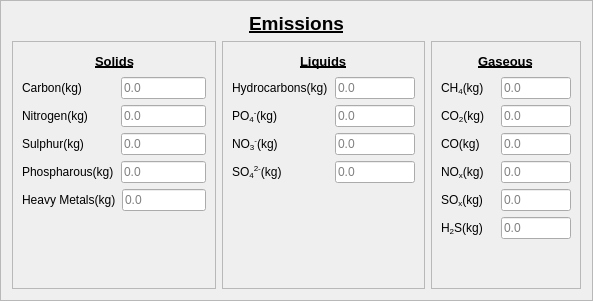
          <widget class="QFrame" name="frame_2">
           <property name="styleSheet">
            <string notr="true">background: none;</string>
           </property>
           <property name="frameShape">
            <enum>QFrame::StyledPanel</enum>
           </property>
           <property name="frameShadow">
            <enum>QFrame::Raised</enum>
           </property>
           <layout class="QGridLayout" name="gridLayout_6">
            <item row="0" column="0">
             <layout class="QHBoxLayout" name="horizontalLayout_26">
              <item>
               <spacer name="horizontalSpacer_9">
                <property name="orientation">
                 <enum>Qt::Horizontal</enum>
                </property>
                <property name="sizeHint" stdset="0">
                 <size>
                  <width>40</width>
                  <height>20</height>
                 </size>
                </property>
               </spacer>
              </item>
              <item>
               <widget class="QLabel" name="label_23">
                <property name="font">
                 <font>
                  <pointsize>14</pointsize>
                  <weight>75</weight>
                  <bold>true</bold>
                  <underline>true</underline>
                 </font>
                </property>
                <property name="text">
                 <string>Emissions</string>
                </property>
               </widget>
              </item>
              <item>
               <spacer name="horizontalSpacer_10">
                <property name="orientation">
                 <enum>Qt::Horizontal</enum>
                </property>
                <property name="sizeHint" stdset="0">
                 <size>
                  <width>40</width>
                  <height>20</height>
                 </size>
                </property>
               </spacer>
              </item>
             </layout>
            </item>
            <item row="1" column="0">
             <layout class="QHBoxLayout" name="horizontalLayout_20" stretch="1,1,1">
              <item>
               <widget class="QFrame" name="frame_7">
                <property name="frameShape">
                 <enum>QFrame::StyledPanel</enum>
                </property>
                <property name="frameShadow">
                 <enum>QFrame::Raised</enum>
                </property>
                <layout class="QGridLayout" name="gridLayout_4">
                 <item row="0" column="0">
                  <layout class="QHBoxLayout" name="horizontalLayout_27">
                   <item>
                    <spacer name="horizontalSpacer_11">
                     <property name="orientation">
                      <enum>Qt::Horizontal</enum>
                     </property>
                     <property name="sizeHint" stdset="0">
                      <size>
                       <width>40</width>
                       <height>20</height>
                      </size>
                     </property>
                    </spacer>
                   </item>
                   <item>
                    <widget class="QLabel" name="label_24">
                     <property name="font">
                      <font>
                       <pointsize>10</pointsize>
                       <weight>75</weight>
                       <bold>true</bold>
                       <underline>true</underline>
                      </font>
                     </property>
                     <property name="text">
                      <string>Solids</string>
                     </property>
                    </widget>
                   </item>
                   <item>
                    <spacer name="horizontalSpacer_12">
                     <property name="orientation">
                      <enum>Qt::Horizontal</enum>
                     </property>
                     <property name="sizeHint" stdset="0">
                      <size>
                       <width>40</width>
                       <height>20</height>
                      </size>
                     </property>
                    </spacer>
                   </item>
                  </layout>
                 </item>
                 <item row="1" column="0">
                  <layout class="QHBoxLayout" name="horizontalLayout_8">
                   <item>
                    <widget class="QLabel" name="label_7">
                     <property name="text">
                      <string>Carbon(kg)</string>
                     </property>
                    </widget>
                   </item>
                   <item>
                    <widget class="QLineEdit" name="lineEdit_4">
                     <property name="maximumSize">
                      <size>
                       <width>85</width>
                       <height>16777215</height>
                      </size>
                     </property>
                     <property name="text">
                      <string/>
                     </property>
                     <property name="placeholderText">
                      <string>0.0</string>
                     </property>
                    </widget>
                   </item>
                  </layout>
                 </item>
                 <item row="2" column="0">
                  <layout class="QHBoxLayout" name="horizontalLayout_9">
                   <item>
                    <widget class="QLabel" name="label_8">
                     <property name="text">
                      <string>Nitrogen(kg)</string>
                     </property>
                    </widget>
                   </item>
                   <item>
                    <widget class="QLineEdit" name="lineEdit_5">
                     <property name="maximumSize">
                      <size>
                       <width>85</width>
                       <height>16777215</height>
                      </size>
                     </property>
                     <property name="text">
                      <string/>
                     </property>
                     <property name="placeholderText">
                      <string>0.0</string>
                     </property>
                    </widget>
                   </item>
                  </layout>
                 </item>
                 <item row="3" column="0">
                  <layout class="QHBoxLayout" name="horizontalLayout_10">
                   <item>
                    <widget class="QLabel" name="label_9">
                     <property name="text">
                      <string>Sulphur(kg) </string>
                     </property>
                    </widget>
                   </item>
                   <item>
                    <widget class="QLineEdit" name="lineEdit_6">
                     <property name="maximumSize">
                      <size>
                       <width>85</width>
                       <height>16777215</height>
                      </size>
                     </property>
                     <property name="text">
                      <string/>
                     </property>
                     <property name="placeholderText">
                      <string>0.0</string>
                     </property>
                    </widget>
                   </item>
                  </layout>
                 </item>
                 <item row="4" column="0">
                  <layout class="QHBoxLayout" name="horizontalLayout_42">
                   <item>
                    <widget class="QLabel" name="label_38">
                     <property name="text">
                      <string>Phospharous(kg)</string>
                     </property>
                    </widget>
                   </item>
                   <item>
                    <widget class="QLineEdit" name="lineEdit_26">
                     <property name="maximumSize">
                      <size>
                       <width>85</width>
                       <height>16777215</height>
                      </size>
                     </property>
                     <property name="text">
                      <string/>
                     </property>
                     <property name="placeholderText">
                      <string>0.0</string>
                     </property>
                    </widget>
                   </item>
                  </layout>
                 </item>
                 <item row="5" column="0">
                  <layout class="QHBoxLayout" name="horizontalLayout_43">
                   <item>
                    <widget class="QLabel" name="label_39">
                     <property name="text">
                      <string>Heavy Metals(kg)</string>
                     </property>
                    </widget>
                   </item>
                   <item>
                    <widget class="QLineEdit" name="lineEdit_27">
                     <property name="maximumSize">
                      <size>
                       <width>85</width>
                       <height>16777215</height>
                      </size>
                     </property>
                     <property name="text">
                      <string/>
                     </property>
                     <property name="placeholderText">
                      <string>0.0</string>
                     </property>
                    </widget>
                   </item>
                  </layout>
                 </item>
                 <item row="6" column="0">
                  <spacer name="verticalSpacer_4">
                   <property name="orientation">
                    <enum>Qt::Vertical</enum>
                   </property>
                   <property name="sizeHint" stdset="0">
                    <size>
                     <width>20</width>
                     <height>40</height>
                    </size>
                   </property>
                  </spacer>
                 </item>
                </layout>
               </widget>
              </item>
              <item>
               <widget class="QFrame" name="frame_8">
                <property name="frameShape">
                 <enum>QFrame::StyledPanel</enum>
                </property>
                <property name="frameShadow">
                 <enum>QFrame::Raised</enum>
                </property>
                <layout class="QGridLayout" name="gridLayout">
                 <item row="0" column="0">
                  <layout class="QHBoxLayout" name="horizontalLayout_28">
                   <item>
                    <spacer name="horizontalSpacer_13">
                     <property name="orientation">
                      <enum>Qt::Horizontal</enum>
                     </property>
                     <property name="sizeHint" stdset="0">
                      <size>
                       <width>40</width>
                       <height>20</height>
                      </size>
                     </property>
                    </spacer>
                   </item>
                   <item>
                    <widget class="QLabel" name="label_25">
                     <property name="font">
                      <font>
                       <pointsize>10</pointsize>
                       <weight>75</weight>
                       <bold>true</bold>
                       <underline>true</underline>
                      </font>
                     </property>
                     <property name="text">
                      <string>Liquids</string>
                     </property>
                    </widget>
                   </item>
                   <item>
                    <spacer name="horizontalSpacer_14">
                     <property name="orientation">
                      <enum>Qt::Horizontal</enum>
                     </property>
                     <property name="sizeHint" stdset="0">
                      <size>
                       <width>40</width>
                       <height>20</height>
                      </size>
                     </property>
                    </spacer>
                   </item>
                  </layout>
                 </item>
                 <item row="1" column="0">
                  <layout class="QHBoxLayout" name="horizontalLayout_11">
                   <item>
                    <widget class="QLabel" name="label_10">
                     <property name="text">
                      <string>Hydrocarbons(kg)</string>
                     </property>
                    </widget>
                   </item>
                   <item>
                    <widget class="QLineEdit" name="lineEdit_7">
                     <property name="maximumSize">
                      <size>
                       <width>80</width>
                       <height>16777215</height>
                      </size>
                     </property>
                     <property name="text">
                      <string/>
                     </property>
                     <property name="placeholderText">
                      <string>0.0</string>
                     </property>
                    </widget>
                   </item>
                  </layout>
                 </item>
                 <item row="2" column="0">
                  <layout class="QHBoxLayout" name="horizontalLayout_39">
                   <item>
                    <widget class="QLabel" name="label_35">
                     <property name="text">
                      <string>PO&lt;sub&gt;4&lt;/sub&gt;&lt;sup&gt;-&lt;/sup&gt;(kg)</string>
                     </property>
                    </widget>
                   </item>
                   <item>
                    <widget class="QLineEdit" name="lineEdit_23">
                     <property name="maximumSize">
                      <size>
                       <width>80</width>
                       <height>16777215</height>
                      </size>
                     </property>
                     <property name="text">
                      <string/>
                     </property>
                     <property name="placeholderText">
                      <string>0.0</string>
                     </property>
                    </widget>
                   </item>
                  </layout>
                 </item>
                 <item row="3" column="0">
                  <layout class="QHBoxLayout" name="horizontalLayout_40">
                   <item>
                    <widget class="QLabel" name="label_36">
                     <property name="text">
                      <string>NO&lt;sub&gt;3&lt;/sub&gt;&lt;sup&gt;-&lt;/sup&gt;(kg)</string>
                     </property>
                    </widget>
                   </item>
                   <item>
                    <widget class="QLineEdit" name="lineEdit_24">
                     <property name="maximumSize">
                      <size>
                       <width>80</width>
                       <height>16777215</height>
                      </size>
                     </property>
                     <property name="text">
                      <string/>
                     </property>
                     <property name="placeholderText">
                      <string>0.0</string>
                     </property>
                    </widget>
                   </item>
                  </layout>
                 </item>
                 <item row="4" column="0">
                  <layout class="QHBoxLayout" name="horizontalLayout_41">
                   <item>
                    <widget class="QLabel" name="label_37">
                     <property name="text">
                      <string>SO&lt;sub&gt;4&lt;/sub&gt;&lt;sup&gt;2-&lt;/sup&gt;(kg)</string>
                     </property>
                    </widget>
                   </item>
                   <item>
                    <widget class="QLineEdit" name="lineEdit_25">
                     <property name="maximumSize">
                      <size>
                       <width>80</width>
                       <height>16777215</height>
                      </size>
                     </property>
                     <property name="text">
                      <string/>
                     </property>
                     <property name="placeholderText">
                      <string>0.0</string>
                     </property>
                    </widget>
                   </item>
                  </layout>
                 </item>
                 <item row="5" column="0">
                  <spacer name="verticalSpacer_6">
                   <property name="orientation">
                    <enum>Qt::Vertical</enum>
                   </property>
                   <property name="sizeHint" stdset="0">
                    <size>
                     <width>20</width>
                     <height>40</height>
                    </size>
                   </property>
                  </spacer>
                 </item>
                </layout>
               </widget>
              </item>
              <item>
               <widget class="QFrame" name="frame_9">
                <property name="maximumSize">
                 <size>
                  <width>150</width>
                  <height>16777215</height>
                 </size>
                </property>
                <property name="frameShape">
                 <enum>QFrame::StyledPanel</enum>
                </property>
                <property name="frameShadow">
                 <enum>QFrame::Raised</enum>
                </property>
                <layout class="QGridLayout" name="gridLayout_5">
                 <item row="5" column="0">
                  <layout class="QHBoxLayout" name="horizontalLayout_13">
                   <item>
                    <widget class="QLabel" name="label_15">
                     <property name="text">
                      <string>SO&lt;sub&gt;x&lt;/sub&gt;(kg)
</string>
                     </property>
                    </widget>
                   </item>
                   <item>
                    <widget class="QLineEdit" name="lineEdit_12">
                     <property name="maximumSize">
                      <size>
                       <width>70</width>
                       <height>16777215</height>
                      </size>
                     </property>
                     <property name="text">
                      <string/>
                     </property>
                     <property name="placeholderText">
                      <string>0.0</string>
                     </property>
                    </widget>
                   </item>
                  </layout>
                 </item>
                 <item row="6" column="0">
                  <layout class="QHBoxLayout" name="horizontalLayout_12">
                   <item>
                    <widget class="QLabel" name="label_16">
                     <property name="text">
                      <string>H&lt;sub&gt;2&lt;/sub&gt;S(kg)</string>
                     </property>
                    </widget>
                   </item>
                   <item>
                    <widget class="QLineEdit" name="lineEdit_13">
                     <property name="maximumSize">
                      <size>
                       <width>70</width>
                       <height>16777215</height>
                      </size>
                     </property>
                     <property name="text">
                      <string/>
                     </property>
                     <property name="placeholderText">
                      <string>0.0</string>
                     </property>
                    </widget>
                   </item>
                  </layout>
                 </item>
                 <item row="1" column="0">
                  <layout class="QHBoxLayout" name="horizontalLayout_16">
                   <item>
                    <widget class="QLabel" name="label_11">
                     <property name="text">
                      <string>CH&lt;sub&gt;4&lt;/sub&gt;(kg)
</string>
                     </property>
                    </widget>
                   </item>
                   <item>
                    <widget class="QLineEdit" name="lineEdit_8">
                     <property name="minimumSize">
                      <size>
                       <width>0</width>
                       <height>0</height>
                      </size>
                     </property>
                     <property name="maximumSize">
                      <size>
                       <width>70</width>
                       <height>16777215</height>
                      </size>
                     </property>
                     <property name="text">
                      <string/>
                     </property>
                     <property name="placeholderText">
                      <string>0.0</string>
                     </property>
                    </widget>
                   </item>
                  </layout>
                 </item>
                 <item row="2" column="0">
                  <layout class="QHBoxLayout" name="horizontalLayout_17">
                   <item>
                    <widget class="QLabel" name="label_12">
                     <property name="text">
                      <string>CO&lt;sub&gt;2&lt;/sub&gt;(kg)</string>
                     </property>
                    </widget>
                   </item>
                   <item>
                    <widget class="QLineEdit" name="lineEdit_9">
                     <property name="maximumSize">
                      <size>
                       <width>70</width>
                       <height>16777215</height>
                      </size>
                     </property>
                     <property name="text">
                      <string/>
                     </property>
                     <property name="placeholderText">
                      <string>0.0</string>
                     </property>
                    </widget>
                   </item>
                  </layout>
                 </item>
                 <item row="0" column="0">
                  <layout class="QHBoxLayout" name="horizontalLayout_29">
                   <item>
                    <spacer name="horizontalSpacer_15">
                     <property name="orientation">
                      <enum>Qt::Horizontal</enum>
                     </property>
                     <property name="sizeHint" stdset="0">
                      <size>
                       <width>40</width>
                       <height>20</height>
                      </size>
                     </property>
                    </spacer>
                   </item>
                   <item>
                    <widget class="QLabel" name="label_26">
                     <property name="font">
                      <font>
                       <pointsize>10</pointsize>
                       <weight>75</weight>
                       <bold>true</bold>
                       <underline>true</underline>
                      </font>
                     </property>
                     <property name="text">
                      <string>Gaseous</string>
                     </property>
                    </widget>
                   </item>
                   <item>
                    <spacer name="horizontalSpacer_16">
                     <property name="orientation">
                      <enum>Qt::Horizontal</enum>
                     </property>
                     <property name="sizeHint" stdset="0">
                      <size>
                       <width>40</width>
                       <height>20</height>
                      </size>
                     </property>
                    </spacer>
                   </item>
                  </layout>
                 </item>
                 <item row="3" column="0">
                  <layout class="QHBoxLayout" name="horizontalLayout_15">
                   <item>
                    <widget class="QLabel" name="label_13">
                     <property name="text">
                      <string>CO(kg)</string>
                     </property>
                    </widget>
                   </item>
                   <item>
                    <widget class="QLineEdit" name="lineEdit_10">
                     <property name="sizePolicy">
                      <sizepolicy hsizetype="Fixed" vsizetype="Fixed">
                       <horstretch>0</horstretch>
                       <verstretch>0</verstretch>
                      </sizepolicy>
                     </property>
                     <property name="maximumSize">
                      <size>
                       <width>70</width>
                       <height>16777215</height>
                      </size>
                     </property>
                     <property name="text">
                      <string/>
                     </property>
                     <property name="placeholderText">
                      <string>0.0</string>
                     </property>
                    </widget>
                   </item>
                  </layout>
                 </item>
                 <item row="4" column="0">
                  <layout class="QHBoxLayout" name="horizontalLayout_14">
                   <item>
                    <widget class="QLabel" name="label_14">
                     <property name="text">
                      <string>NO&lt;sub&gt;x&lt;/sub&gt;(kg)
</string>
                     </property>
                    </widget>
                   </item>
                   <item>
                    <widget class="QLineEdit" name="lineEdit_11">
                     <property name="maximumSize">
                      <size>
                       <width>70</width>
                       <height>16777215</height>
                      </size>
                     </property>
                     <property name="text">
                      <string/>
                     </property>
                     <property name="placeholderText">
                      <string>0.0</string>
                     </property>
                    </widget>
                   </item>
                  </layout>
                 </item>
                 <item row="7" column="0">
                  <spacer name="verticalSpacer_7">
                   <property name="orientation">
                    <enum>Qt::Vertical</enum>
                   </property>
                   <property name="sizeHint" stdset="0">
                    <size>
                     <width>20</width>
                     <height>40</height>
                    </size>
                   </property>
                  </spacer>
                 </item>
                </layout>
               </widget>
              </item>
             </layout>
            </item>
           </layout>
          </widget>
